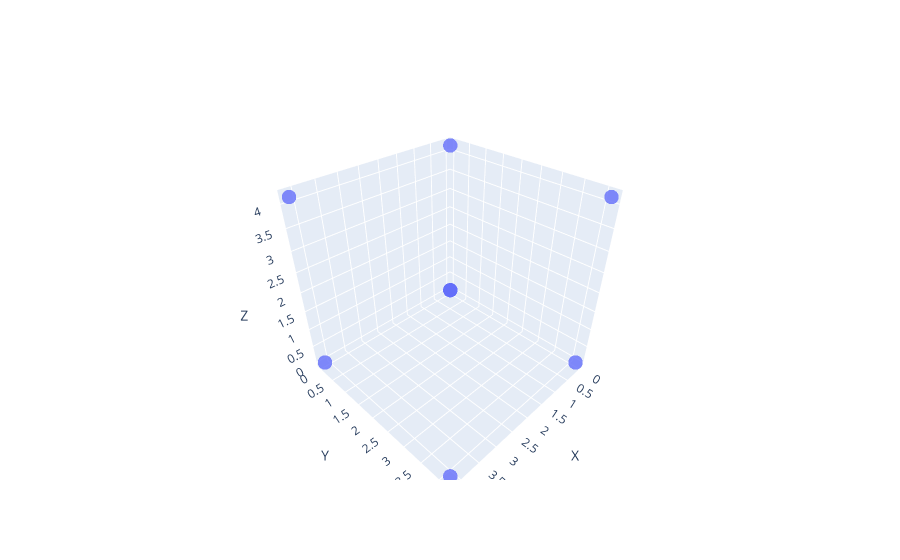

Notebook source saved alongside this figure:
### Code cell
make_super_cell("CsCl.cif", 2, True)

### Figure 1 — Plotly figure (JSON) as saved in the notebook; plotly's stock layout.template omitted (floating-point values rounded to 4 significant figures)
{"data": [{"marker": {"opacity": 0.8, "size": 5}, "mode": "markers", "type": "scatter3d", "x": [2.072, null, null, null, null, null, null, null, 0, 0, 6.664e-16, 6.664e-16, 4.144, 4.144, 4.144, 4.144], "y": [2.072, null, null, null, null, null, null, null, 0, 0, 4.144, 4.144, 0, 0, 4.144, 4.144], "z": [2.072, null, null, null, null, null, null, null, 0, 4.144, 2.537e-16, 4.144, 2.537e-16, 4.144, 5.075e-16, 4.144]}], "layout": {"scene": {"xaxis": {"title": {"text": "X"}}, "yaxis": {"title": {"text": "Y"}}, "zaxis": {"title": {"text": "Z"}}}}}
